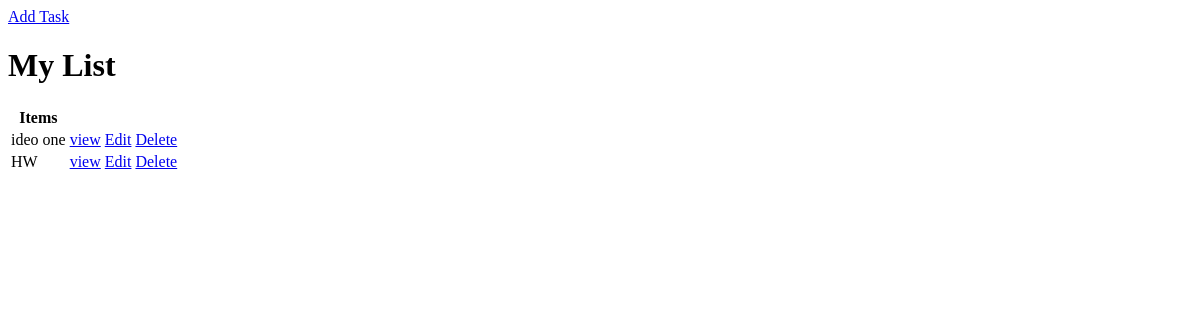
Before: / with the older database file.
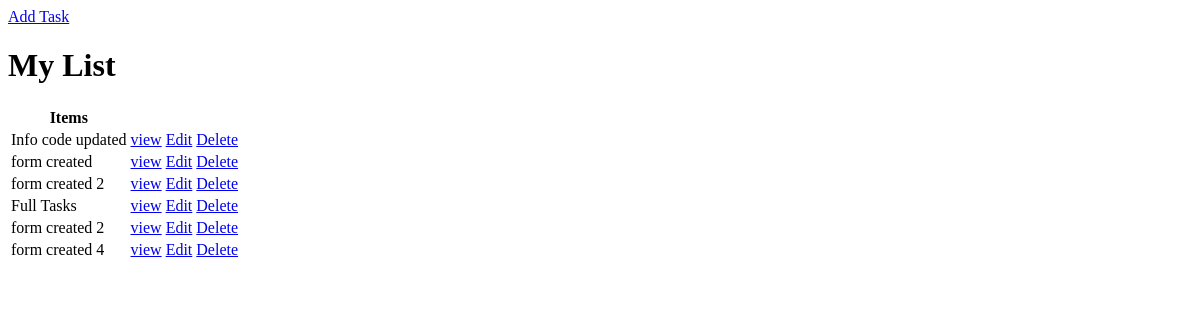
After: the same page with the newer database file.
### base/models.py (models this page shows, shortened)
class Task(models.Model):
    user = models.ForeignKey("auth.User", on_delete=models.CASCADE, null=True, blank=True)
    title = models.CharField(max_length=250)
    description = models.TextField(null=True, blank=True)
    complete = models.BooleanField(default=False)
    created_on = models.DateTimeField(auto_now_add=True)
    udpated_on = models.DateTimeField(auto_now=True)
    class Meta:
        ordering = ['complete']

### base/views.py (the view)
# urls.py: path('', TaskListView.as_view(), name="task-list"),
class TaskListView(ListView):
    model = Task
    context_object_name = 'tasks'
    template_name = "task_list.html"

### base/templates/base/task_list.html (shortened to what this page needs)
<!DOCTYPE html>
<html lang="en">
<head>
</head>
<body>
    <a href="{% url 'task-create' %}">Add Task</a>
    <h1>My List</h1>
    <table>
        <tr>
            <th>Items</th>
            <th></th>
        </tr>
            {% for task in tasks %}
            <tr>
                <td>{{task.title}}</td>
                <td><a href="{% url 'task-detail' task.id %}">view</a></td>
                <td><a href="{% url 'task-update' task.id %}">Edit</a></td>
                <td><a href="{% url 'task-delete' task.id %}">Delete</a></td>
            </tr>
            {% empty %}
            <h3>No Items in list !</h3>
            {% endfor %}
    </table>
</body>
</html>

Changed rows visible on the page:
removed Task: title "ideo one"
removed Task: title "HW"
added Task: title "Info code updated"
added Task: title "form created"
added Task: title "form created 2"
added Task: title "Full Tasks"
added Task: title "form created 2"
added Task: title "form created 4"
